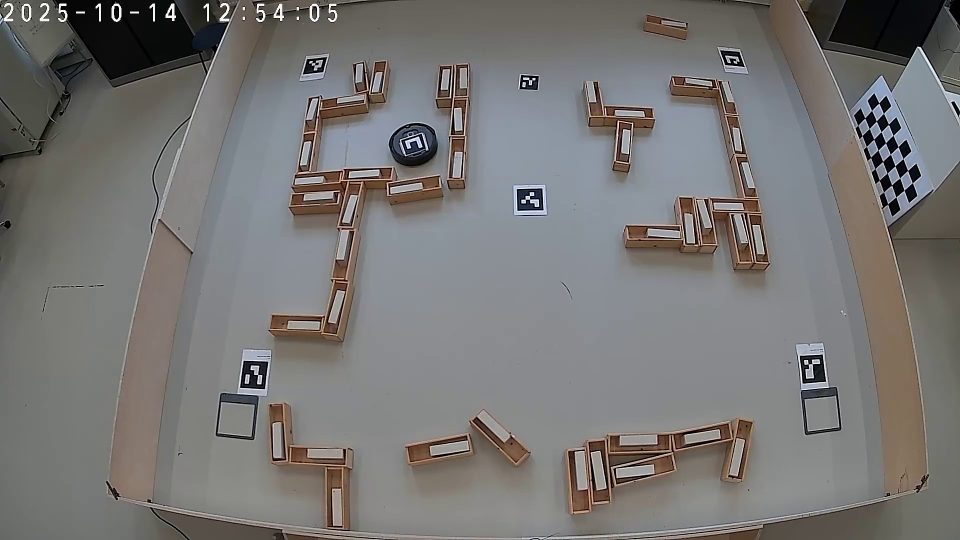
#> input picture class07/extra/cam_data/img_ext_param01.jpg, 1920 x 1080 px (shown at 1/2 size)
$ python calib_ext_param.py
#> lines starting #> are read from the running program, lines starting #| are printed output that depends on the picture

import cv2
import numpy as np
from matplotlib import pyplot as plt


### Setting printing options
np.set_printoptions(formatter={'float': lambda x: "{0:0.3f}".format(x)})
np.set_printoptions(precision=3,suppress=True)

##### Helping functions ######

def draw_camera (R,T,axis,length=200,camId=1):

    cam = np.eye(4)
    G = np.hstack((R,T))
    G = np.vstack((G,np.array([0,0,0,1])))
    G_inv = np.linalg.inv(G)
    # Transform the camera frame from the origin to the positon defined from
    # the extrinsic parameters
    cam = G_inv @ cam
    axis = draw_arrows(cam[:,-1],cam[:,0:3],axis,length)
    axis.text(G_inv[0,-1]+10, G_inv[1,-1]+10, G_inv[2,-1]+10, "Camera " + str(camId), color='black')
    return axis


# Complementary functions for ploting points and vectors with Y-axis swapped with Z-axis
def set_plot(ax=None,figure = None,figsize=(9,8),limx=[-2,2],limy=[-2,2],limz=[-2,2]):
    if figure ==None:
        figure = plt.figure(figsize=(9,8))
    if ax==None:
        ax = plt.axes(projection='3d')

    ax.set_xlim(limx)
    ax.set_xlabel("x axis")
    ax.set_ylim(limy)
    ax.set_ylabel("y axis")
    ax.set_zlim(limz)
    ax.set_zlabel("z axis")
    return ax

#adding quivers to the plot
def draw_arrows(point,base,axis,length=1.5):
    # Plot vector of x-axis
    axis.quiver(point[0],point[1],point[2],base[0,0],base[1,0],base[2,0],color='red',pivot='tail',  length=length)
    # Plot vector of y-axis
    axis.quiver(point[0],point[1],point[2],base[0,1],base[1,1],base[2,1],color='green',pivot='tail',  length=length)
    # Plot vector of z-axis
    axis.quiver(point[0],point[1],point[2],base[0,2],base[1,2],base[2,2],color='blue',pivot='tail',  length=length)

    return axis
##################################


##### Main program #########


# Flag to define for which camera will be estimated the extrinsic parameters

CAM = 1


# Load the intrinsic parameters and image for the selected camera
if CAM ==1:
    calibration_data = 'cam_data/calibration_data_cam01.npz'
    bev_data = 'cam_data/bev_warp01.npz'
    image_file = 'cam_data/img_ext_param01.jpg'
    param_output_file = 'cam01_param.npz'
else:
    calibration_data = 'cam_data/calibration_data_cam02.npz'
    bev_data = 'cam_data/bev_warp02.npz'
    image_file = 'cam_data/img_ext_param02.jpg'
    param_output_file = 'cam02_param.npz'


# Load calibration data
data = np.load(calibration_data)
#> (reads class07/extra/cam_data/calibration_data_cam01.npz from the repository)
mtx = data["mtx"]
dist = data["dist"]
rvecs = data["rvecs"]
tvecs = data["tvecs"]
newcameramtx = data["newcameramtx"]


# Load Birds Eye View Mapping data
data = np.load(bev_data)
#> (reads class07/extra/cam_data/bev_warp01.npz from the repository)
H = data["H"]

# ID, size and dictionary of the aruco associated to the world frame
ID_MARKER = 14
MARKER_LENGTH = 170
DICTIONARY = cv2.aruco.DICT_4X4_50

# Load images for calculating the extrinsic parameters
img = cv2.imread(image_file)
#> img is the input picture: shape (1080, 1920, 3); mean B, G, R 116.4, 117.7, 119.1


#Load the dictionary that was used to generate the markers.
#Initialize the detector parameters using default values
parameters =  cv2.aruco.DetectorParameters()
dictionary = cv2.aruco.getPredefinedDictionary(DICTIONARY)
arucoDetector = cv2.aruco.ArucoDetector(dictionary, parameters)


# Detect the markers in both images
corners, ids, rejectedImgPoints = arucoDetector.detectMarkers(img)
#> corners = 7 items; ids = [14, 0, 1, 3, 2, 10, 20]; rejectedImgPoints = 78 items

# Check if any marker was detected and insert the image
if corners != ():
    # Check if the ID_MARKER was detected in the image
    indices = np.where(ids == ID_MARKER)[0]
#> indices = [0]
    print(ids[indices[0]][0])
#| 14
    print(indices[0])
#| 0
    print(corners[indices[0]])
#| [[[1034.  378.]
#|   [1084.  377.]
#|   [1086.  420.]
#|   [1035.  421.]]]

    if indices.size > 0:
        print("ID_MARKER found")
        print(ids[indices[0]][0])
#| 14
        print(indices[0])
#| 0
        print(corners[indices[0]])
#| [[[1034.  378.]
#|   [1084.  377.]
#|   [1086.  420.]
#|   [1035.  421.]]]

        # Draw the marker
        img_corners = cv2.aruco.drawDetectedMarkers(img, [corners[indices[0]]], ids[indices[0]])
        #cv2.namedWindow("Aruco Marker",cv2.WINDOW_NORMAL)
        #cv2.imshow("Aruco Marker", img_corners)

        # Estimate the pose of aruco marker (world frame)
        rvec, tvec, markerPoints = cv2.aruco.estimatePoseSingleMarkers(corners[indices[0]], MARKER_LENGTH, mtx, dist)
#> rvec = [[2.7, -0.00326, -0.104]]; tvec = [[354.5, -441.7, 3976.6]]; markerPoints = [[-85, 85, 0], [85, 85, 0], [85, -85, 0], [-85, -85, 0]]
        R,_ = cv2.Rodrigues(rvec)
#> R = [[0.997, 0.0142, -0.0739], [-0.0188, -0.904, -0.427], [-0.0728, 0.427, -0.901]]
        T = tvec
#> T = [[354.5, -441.7, 3976.6]]
        M = np.hstack((R,T[0].T))
#> M = [[0.997, 0.0142, -0.0739, 354.5], [-0.0188, -0.904, -0.427, -441.7], [-0.0728, 0.427, -0.901, 3976.6]]
        M = np.vstack((M,np.array([0,0,0,1])))
#> M = [[0.997, 0.0142, -0.0739, 354.5], [-0.0188, -0.904, -0.427, -441.7], [-0.0728, 0.427, -0.901, 3976.6], [0, 0, 0, 1]]
        print ("Extrinsic parameters (from aruco to camera): \n", M[0:3,0:3], "\n", M[0:3,-1])
#| Extrinsic parameters (from aruco to camera):
#|  [[ 0.997  0.014 -0.074]
#|  [-0.019 -0.904 -0.427]
#|  [-0.073  0.427 -0.901]]
#|  [ 354.466 -441.673 3976.641]
        M_inv = np.linalg.inv(M)
#> M_inv = [[0.997, -0.0188, -0.0728, -72.07], [0.0142, -0.904, 0.427, -2104.2], [-0.0739, -0.427, -0.901, 3420.7], [0, 0, 0, 1]]
        print ("Extrinsic parameters (from camera to aruco): \n", M_inv[0:3,0:3], "\n", M_inv[0:3,-1])
#| Extrinsic parameters (from camera to aruco):
#|  [[ 0.997 -0.019 -0.073]
#|  [ 0.014 -0.904  0.427]
#|  [-0.074 -0.427 -0.901]]
#|  [  -72.065 -2104.215  3420.743]

        # Show the Axis of the aruco marker
        img_axis = cv2.drawFrameAxes(img, mtx, dist, rvec, tvec, MARKER_LENGTH * 1.5, 3)
        cv2.namedWindow("Aruco Axis",cv2.WINDOW_NORMAL)
        cv2.imshow("Aruco Axis", img_axis)

        # Save calibration results
        np.savez(param_output_file, mtx=mtx, dist=dist, newcameramtx=newcameramtx, R=R, T=T[0].T, Hbev=H)


    else:
        print("ID_MARKER not found")

maze_w = 4700
maze_h = 4200
world = np.eye(4)
axis1 = set_plot(limx=[-maze_w/2,maze_w/2],limy=[-maze_h/2,maze_h/2+300],limz=[-20,4200])
axis1.set_title('World and Camera Frames')
axis1 = draw_camera(M[0:3,0:3],M[0:3,-1].reshape(3,1),axis1,300,CAM)
#> in draw_camera, `G = np.hstack((R,T))`: G = [[0.997, 0.0142, -0.0739, 354.5], [-0.0188, -0.904, -0.427, -441.7], [-0.0728, 0.427, -0.901, 3976.6]]
#> in draw_camera, `G = np.vstack((G,np.array([0,0,0,1])))`: G has the same summary as M outside draw_camera
#> in draw_camera, `G_inv = np.linalg.inv(G)`: G_inv has the same summary as M_inv outside draw_camera
#> in draw_camera, `cam = G_inv @ cam`: cam has the same summary as M_inv outside draw_camera
axis1 = draw_arrows(world[:,-1],world[:,0:3],axis1,500)
axis1.text(10, 10, 10, "World Frame", color='black')
axis1.plot(np.array([-maze_w,maze_w,maze_w,-maze_w,-maze_w])/2,
           np.array([maze_h,maze_h,-maze_h,-maze_h,maze_h])/2,
           np.zeros((1,5)),linewidth=3)
axis1.set_xlabel('X')
axis1.set_ylabel('Y')
axis1.set_zlabel('Z')
axis1.set_aspect('equal')


cv2.waitKey(0)
cv2.destroyAllWindows()
plt.show()
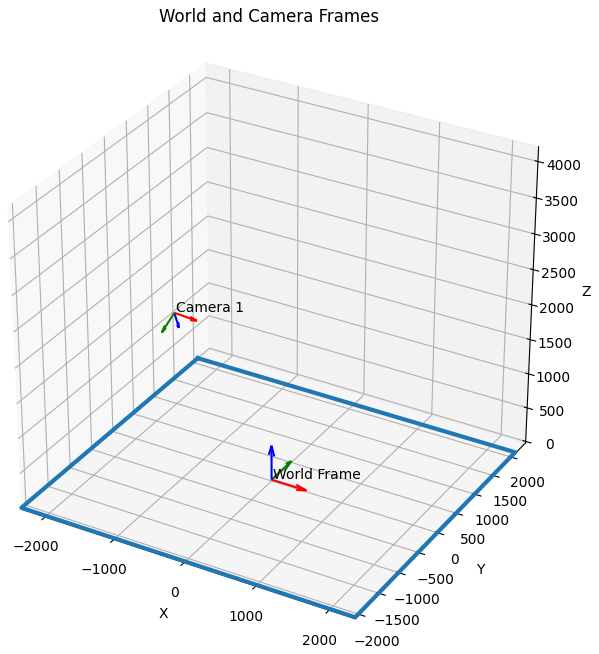
#> figure drawn by matplotlib, 1 panel
